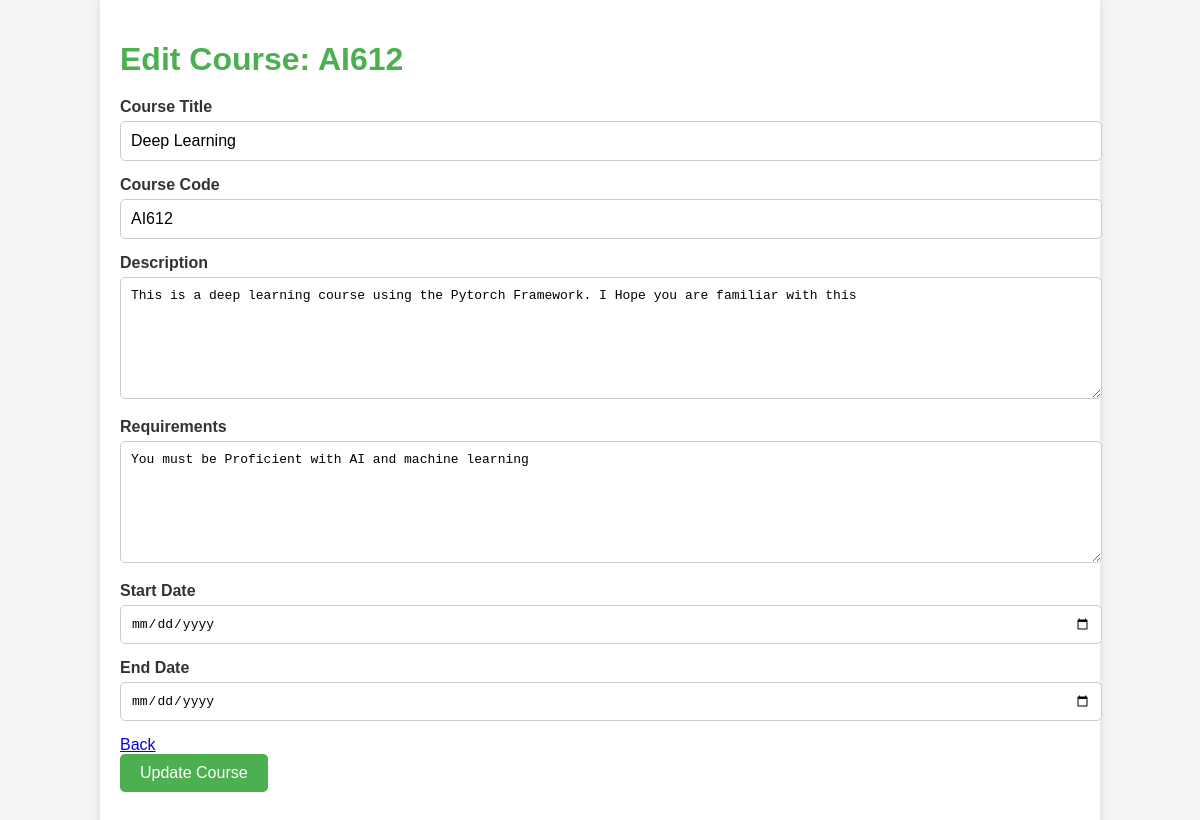
Page /attendace/course/edit/1/ (signed in) on the committed database.
### attendace/models.py (models this page shows, shortened)
class Course(models.Model):
    course_title = models.CharField(max_length=50, default='')
    course_code = models.CharField(max_length=50, unique=True)
    description = models.TextField()
    requirements = models.TextField()
    start_date = models.DateField()
    end_date = models.DateField()
    teacher = models.ForeignKey(settings.AUTH_USER_MODEL, on_delete=models.CASCADE)
    students = models.ManyToManyField(settings.AUTH_USER_MODEL, related_name='enrolled_courses')

### attendace/views.py (the view)
# urls.py: path('course/edit/<int:course_id>/', views.edit_course, name='edit-course'),
@login_required
def edit_course(request, course_id):
    course = get_object_or_404(models.Course, id=course_id)
    if request.method == 'POST':
        form = forms.CourseUpdateForm(request.POST, instance=course)
        if form.is_valid():
            form.save()
            return redirect('attendace:teacher-dashboard')
    else:
        form = forms.CourseUpdateForm(instance=course)
    return render(request, 'attendance/edit_course.html', {'form': form, 'course': course})

### attendace/forms.py (shortened to what this page needs)
class CourseUpdateForm(forms.ModelForm):
    start_date = forms.DateField(
        widget=forms.DateInput(attrs={'type': 'date'}),
        label='Start Date'
    )
    end_date = forms.DateField(
        widget=forms.DateInput(attrs={'type': 'date'}),
        label='End Date'
    )
    class Meta:
        model = Course
        fields = ['course_title', 'course_code', 'description', 'requirements', 'start_date', 'end_date']

### attendace/templates/attendance/edit_course.html (shortened to what this page needs)
<!DOCTYPE html>
<html lang="en">
    {% load static %}
<head>
    <link rel="stylesheet" href="{% static 'attendace/css/edit-course.css' %}">
    <link rel="stylesheet" href="https://cdnjs.cloudflare.com/ajax/libs/font-awesome/5.15.3/css/all.min.css">
</head>
<body>
    <div class="container">
        <header>
            <h1>Edit Course: {{ course.course_code }}</h1>
        </header>
        <main>
            <form method="post" action={% url 'attendace:edit-course' course.id%}>
                <div class="form-group">
                    <label for="course_title">Course Title</label>
                    <input type="text" id="course_title" name="course_title" value="{{ course.course_title }}">
                </div>
                <div class="form-group">
                    <label for="course_code">Course Code</label>
                    <input type="text" id="course_code" name="course_code" value="{{ course.course_code }}">
                </div>
                <div class="form-group">
                    <label for="description">Description</label>
                    <textarea id="description" name="description">{{ course.description }}</textarea>
                </div>
                <div class="form-group">
                    <label for="requirements">Requirements</label>
                    <textarea id="requirements" name="requirements">{{ course.requirements }}</textarea>
                </div>
                <div class="form-group">
                    <label for="start_date">Start Date</label>
                    <input type="date" id="start_date" name="start_date" value="{{ course.start_date }}">
                </div>
                <div class="form-group">
                    <label for="end_date">End Date</label>
                    <input type="date" id="end_date" name="end_date" value="{{ course.end_date }}">
                </div>
                <a href="{% url 'attendace:teacher-dashboard' %}" class="btn-back">Back</a>
                <div class="form-group">
                    <button type="submit" class="btn-submit">Update Course</button>
                </div>
        </main>
    </div>
</body>
</html>

### attendace/static/attendace/css/edit-course.css (style rules this page uses)
body { font-family: Arial, sans-serif; background-color: #f4f4f4; color: #333; margin: 0; padding: 0; }
.container { width: 80%; margin: 0 auto; background-color: #fff; padding: 20px; box-shadow: 0 0 10px rgba(0, 0, 0, 0.1); }
header h1 { font-size: 2em; margin-bottom: 20px; color: #4CAF50; }
.form-group { margin-bottom: 15px; }
.form-group label { display: block; margin-bottom: 5px; font-weight: bold; }
.form-group input, .form-group textarea { width: 100%; padding: 10px; border: 1px solid #ccc; border-radius: 5px; font-size: 1em; }
.form-group textarea { height: 100px; }
.btn-submit { background-color: #4CAF50; color: white; padding: 10px 20px; border: none; border-radius: 5px; font-size: 1em; cursor: pointer; }

### rows in the picture
Course: course_code "AI612", course_title "Deep Learning", description "This is a deep learning course using the Pytorch Framework. I Hope you are familiar with this", requirements "You must be Proficient with AI and machine learning"
